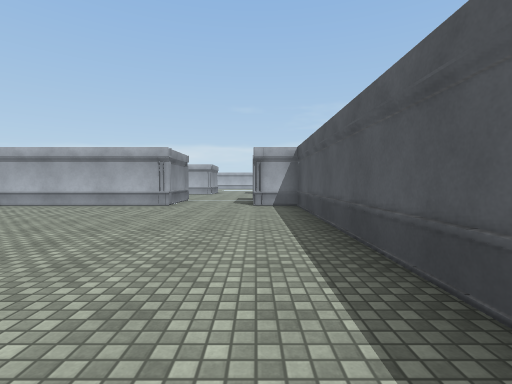
View 1 (above)

18 first-person views from a walk through a 3-D level made in the Unity game engine. The camera is 1.3 m above the floor, tilts 2° down and sees 85° across. The floor is counted in squares, 2 m on a side. Each view is taken from the middle of a square. On the plan, view 1 faces up. The plan holds only what a view shows up to about 9 squares ahead; the rest is blank. The place goes on beyond the plan. The player character is not drawn. Surface patterns are stand-ins for the level's own textures.

View 2
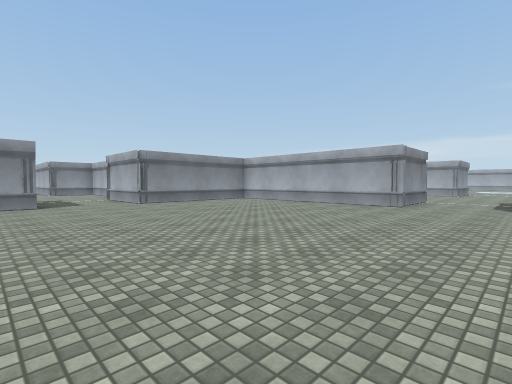

View 3
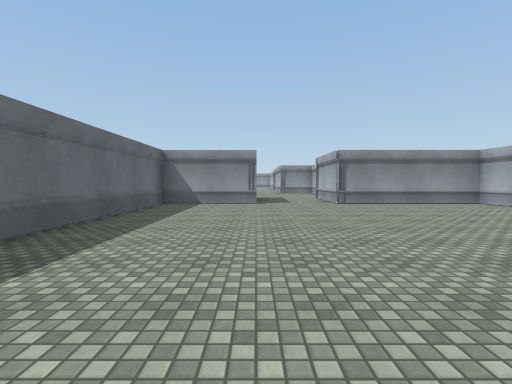

View 4
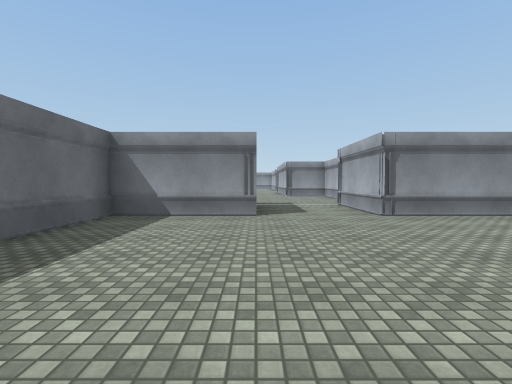

View 5
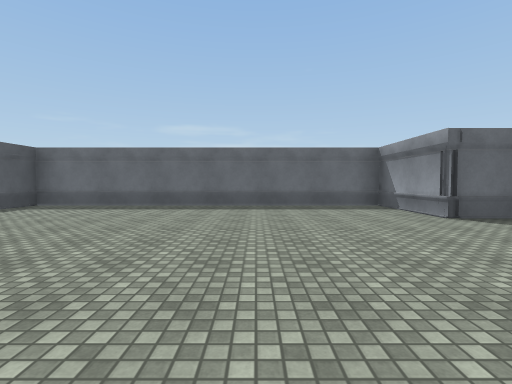

View 6
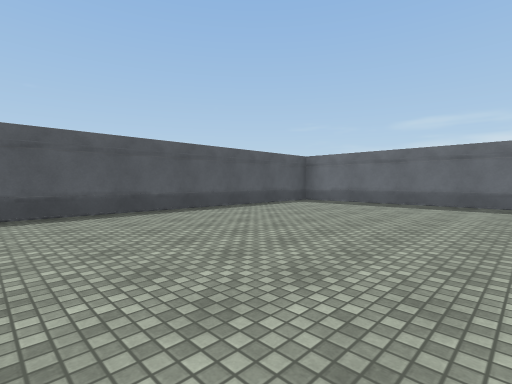

View 7
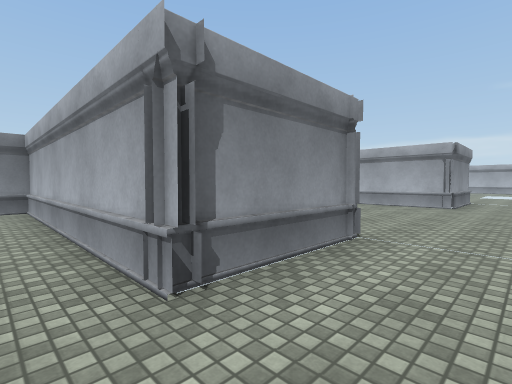

View 8
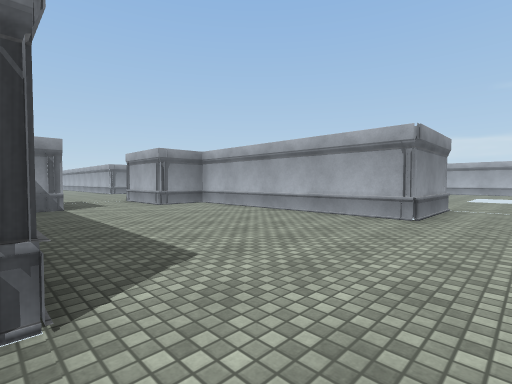

View 9
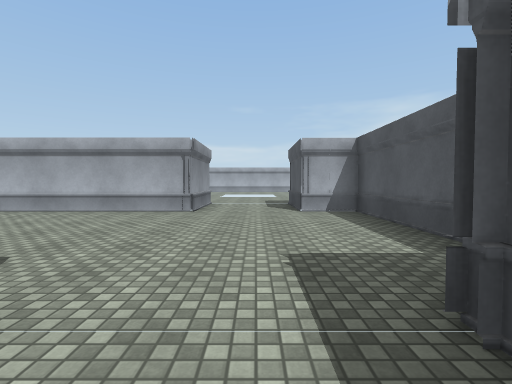

View 10
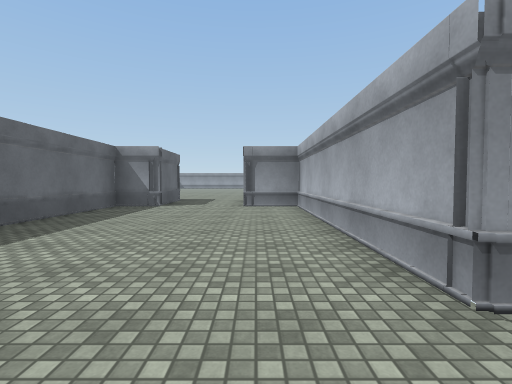

View 11
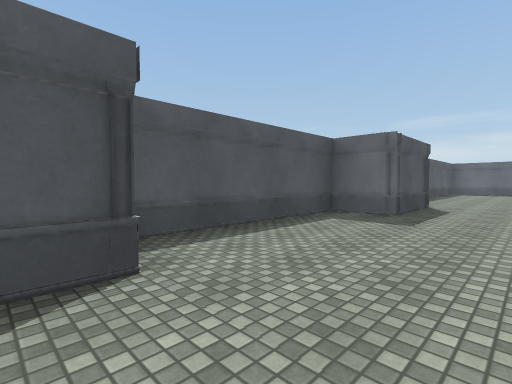

View 12
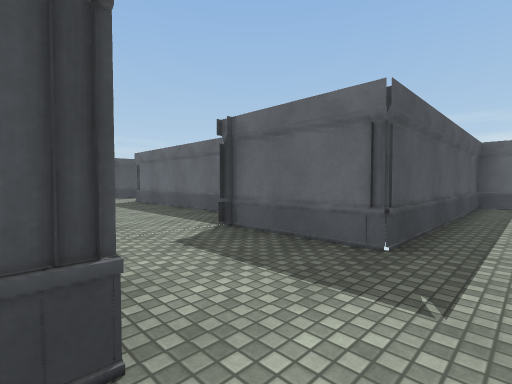

View 13
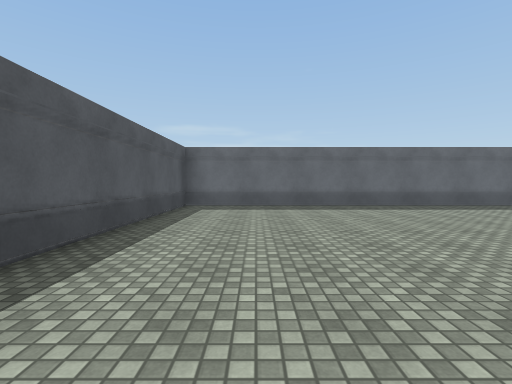

View 14
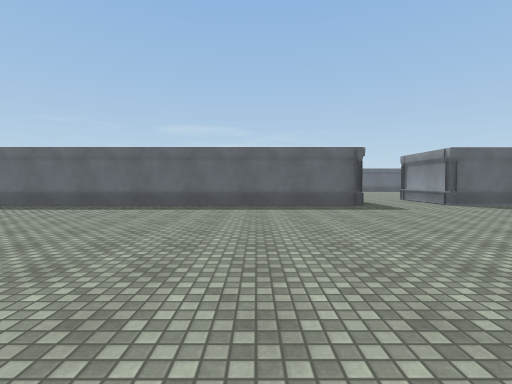

View 15
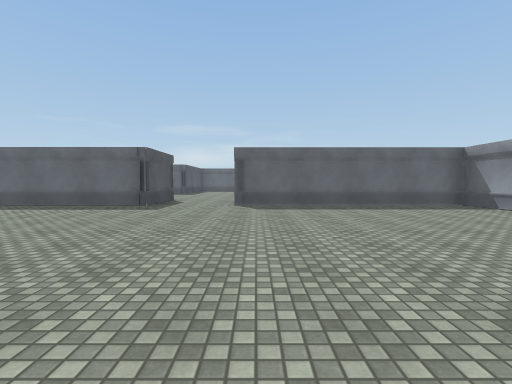

View 16
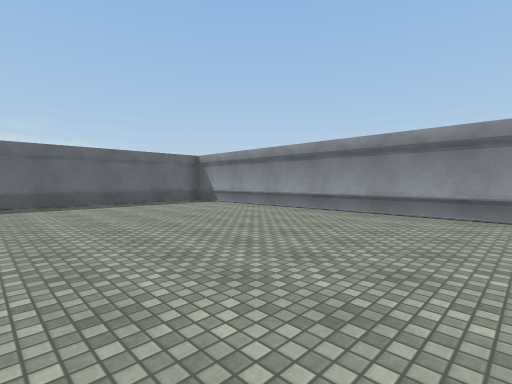

View 17
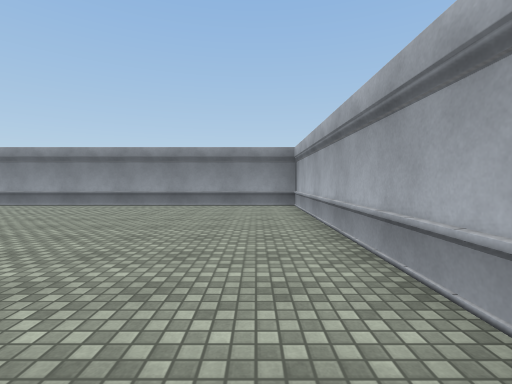

View 18
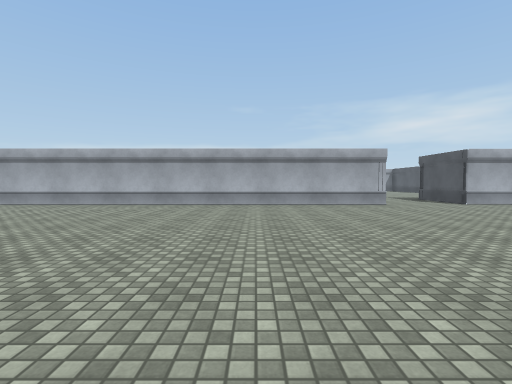

### Floor plan
Ten units are one square. View 1 is at (0, 0); x grows to the right and y downward. Boxes are objects, and circles mark ways between rooms. Rooms are numbered by the first view taken in them; rooms with no view inside come last. Other rooms are left out.
<svg viewBox="-313 -170 330 194">
<path fill="none" stroke="#000" d="M-85 -9 -85 19 12 19 12 -78 0 -78M-25 -78 -85 -78 -85 -35M-25 -102 -25 -78M-25 -165 -25 -151 -88 -151M0 -78 0 -102 12 -102 12 -151 0 -151 0 -165M-85 -115 -85 -102 -30 -102M-85 -152 -85 -137M-219 -40 -219 -52 -110 -52 -110 -112 -85 -112M-171 -151 -308 -151 -308 -52 -245 -52 -245 -40M-135 -151 -147 -151 -147 -161M-85 -137 -100 -137"/>
<circle cx="-15" cy="-80" r="3" fill="#2a7"/>
<circle cx="-80" cy="-125" r="3" fill="#2a7"/>
<text x="-40" y="-30">1</text>
<text x="-30" y="-120">2</text>
<text x="-210" y="-100">3</text>
</svg>
Room 1 opens to room 2. Room 2 opens to room 3.

Where each view was taken, in squares from view 1:
view 1: 0 up, 0 right, facing up
view 2: 0 up, 0 right, facing up-left
view 3: 1 up, 0 right, facing left
view 4: 1 up, 3 left, facing left
view 5: 6 up, 5 left, facing down
view 6: 7 up, 5 left, facing down-right
view 7: 7 up, 1 left, facing up-left
view 8: 10 up, 1 left, facing up-left
view 9: 9 up, 1 left, facing up
view 10: 14 up, 1 left, facing left
view 11: 16 up, 2 left, facing down-right
view 12: 14 up, 12 left, facing down-right
view 13: 13 up, 13 left, facing down
view 14: 13 up, 19 left, facing down
view 15: 13 up, 25 left, facing down
view 16: 14 up, 25 left, facing down-left
view 17: 14 up, 23 left, facing left
view 18: 7 up, 21 left, facing up
